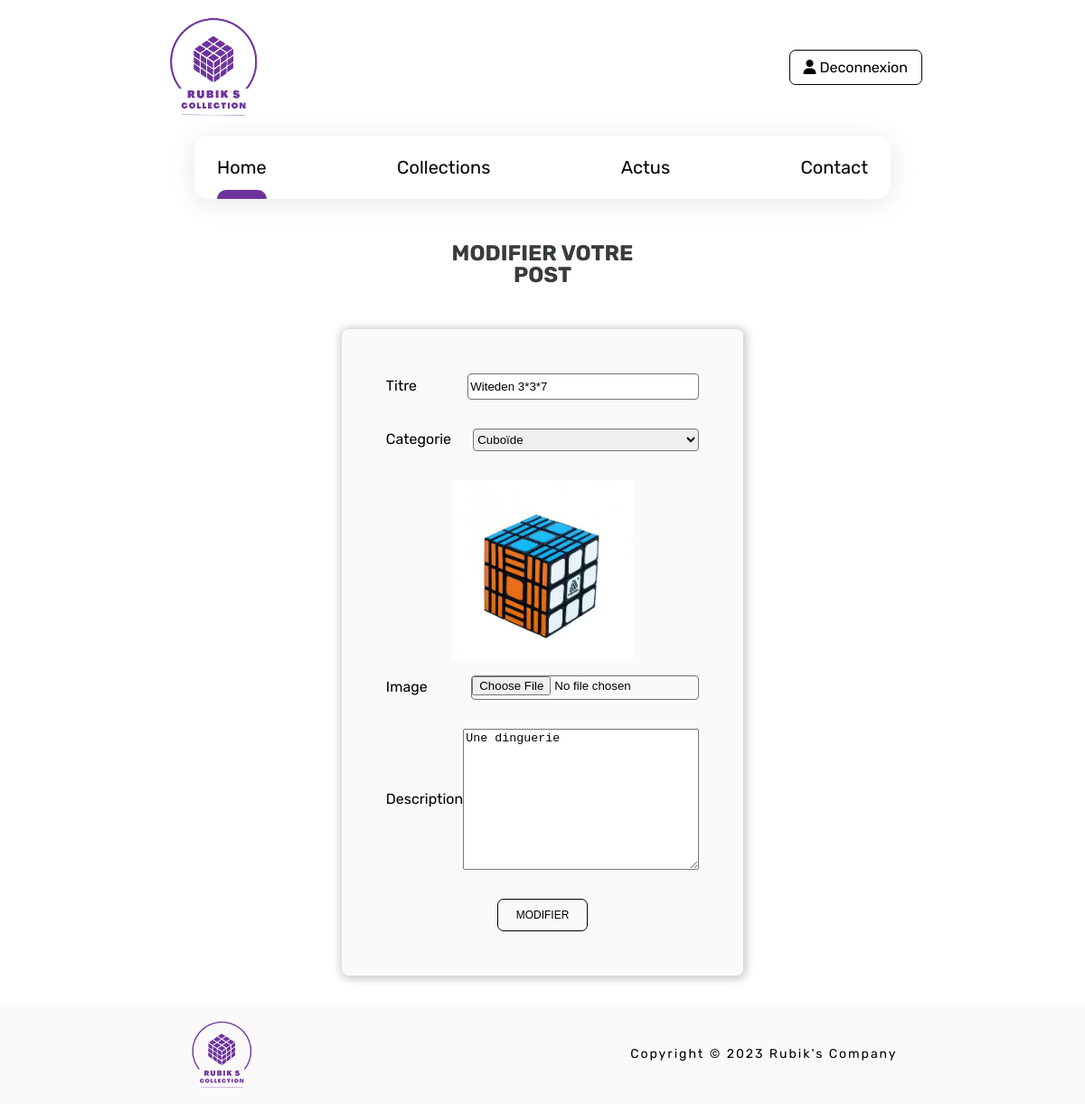
Screenshot of /views/update_post.php?id=2 (signed in) with the database file from the repository.
### tables this page shows
CREATE TABLE `article` (
  `id` int(11) NOT NULL AUTO_INCREMENT,
  `timestamp` timestamp NOT NULL DEFAULT CURRENT_TIMESTAMP,
  `user_id` int(11) NOT NULL,
  `categorie_id` int(11) NOT NULL,
  `title` VARCHAR(255) NOT NULL,
  `image` VARCHAR(255) NOT NULL,
  `description` text NOT NULL,
    PRIMARY KEY (`id`),
  KEY `FK_Article_Categorie` (`categorie_id`),
  KEY `FK_Article_Users` (`user_id`),
  CONSTRAINT `FK_Article_Categorie` FOREIGN KEY (`categorie_id`) REFERENCES `categorie` (`id`),
  CONSTRAINT `FK_Article_Users` FOREIGN KEY (`user_id`) REFERENCES `users` (`id`)
);

### api/requete.php (called while the page is built, shortened)
<?php
function fetch_all(string $sql, PDO $bdd)
{
    $stmt = $bdd->prepare($sql);
    $stmt->execute();
    $result = $stmt->fetchAll(PDO::FETCH_ASSOC);
    return $result;
}
function fetch_id(PDO $bdd, string $sql, int $id)
{
    $stmt = $bdd->prepare($sql);
    $stmt->bindValue(':id', $id, PDO::PARAM_INT);
    $stmt->execute();
    $result = $stmt->fetch(PDO::FETCH_ASSOC);
    return $result;
}
function allCategorie(PDO $bdd): array
{
    $sql = "SELECT *
    FROM categorie";
    return fetch_all($sql, $bdd);
}
function articleById(PDO $bdd, int $id)
{
    $sql = "SELECT a.timestamp, u.nom, u.prenom, a.image, a.title, a.description, a.user_id, c.name
    FROM article AS a
    INNER JOIN categorie AS c
    ON a.categorie_id = c.id
    INNER JOIN users AS u
    ON a.user_id = u.id
    WHERE a.id = :id";
    return fetch_id($bdd, $sql, $id);
}

### views/update_post.php (the view, shortened to what this page needs)
<?php
require_once 'nav.php';
$id = $_GET['id'];
$articleById = [];
if (preg_match('#^([0-9]+)$#', $id, $matches)) {
    $id = intval($matches[1]);
    $articleById = articleById($bdd, $id);
}
if (isset($_SESSION['user_id']) && !empty($articleById) && $_SESSION['user_id'] === $articleById['user_id']) {
    $allCat = allCategorie($bdd);
?>
    <main>
        <section id="update-post">
            <h1>Modifier votre post</h1>
            <form action="../moteur/update_post.php" method="POST" id='form-post' enctype="multipart/form-data">
                <div class="form-control">
                    <label for="titre">Titre</label>
                    <input type="text" name="titre" id="titre" value="<?= $articleById['title'] ?>">
                </div>
                <div class="form-control">
                    <label for="categorie">Categorie</label>
                    <select name="categorie" id="categorie">
                        <?php foreach ($allCat as $cat) { ?>
                            <option value="<?= $cat['id'] ?>" <?= $cat['name'] === $articleById['name'] ? 'selected' : '' ?>><?= $cat['name'] ?></option>
                        <?php } ?>
                    </select>
                </div>
                <img src="../public/img/article/<?= $articleById['image'] ?>" alt="Une image de Rubik's cube">
                <div class="form-control">
                    <label for="image">Image</label>
                    <input type="file" id="image" name="image">
                </div>
                <div class=" form-control">
                    <label for="description">Description</label>
                    <textarea id="description" name="description" cols="30" rows="10"><?= $articleById['description'] ?></textarea>
                </div>
                <button type="submit" class="btn">Modifier</button>
            </form>
        </section>
    </main>
<?php
    require_once 'footer.php';
} else {
    header('Location:../moteur/destroy.php');
}
?>

### public/css/style.css (style rules this page uses)
html, body, div, span, applet, object, iframe, h1, h2, h3, h4, h5, h6, p, blockquote, pre, a, abbr, acronym, address, big, cite, code, del, dfn, em, img, ins, kbd, q, s, samp, small, strike, strong, sub, sup, tt, var, b, u, i, center, dl, dt, dd, ol, ul, li, fieldset, form, label, legend, table, caption, tbody, tfoot, thead, tr, th, td, article, aside, canvas, details, embed, figure, figcaption, footer, header, hgroup, menu, nav, output, ruby, section, summary, time, mark, audio, video { margin: 0; padding: 0; border: 0; font-size: 100%; font: inherit; vertical-align: baseline; text-decoration: none; color: black; }
article, aside, details, figcaption, figure, footer, header, hgroup, menu, nav, section { display: block; }
body { line-height: 1; overflow-x: hidden; }
body { font-family: "rubik"; overflow-x: hidden; position: relative; margin: 0; }
html { scroll-behavior: smooth; }
main { max-width: 70vw; margin: 0 auto; }
.btn { padding: 10px 20px; color: black; font-size: 12px; border: 1px solid black; display: inline-block; transition: all 0.3s; text-transform: uppercase; background: none; border-radius: 7px; }
h1, h2 { text-transform: uppercase; margin-left: 25%; width: 30%; text-align: center; }
h1 { font-size: 40px; font-weight: 700; color: #383b3c; margin-bottom: 2rem; }
#login, #create-account, #create-post, #update-post { display: flex; justify-content: center; align-items: center; flex-direction: column; gap: 2rem; margin: 2rem auto; }
#login h1, #create-account h1, #create-post h1, #update-post h1 { font-size: 24px; margin: 1rem auto; }
#login form, #create-account form, #create-post form, #update-post form { display: flex; justify-content: center; align-items: center; flex-direction: column; gap: 1rem; padding: 3rem; background-color: #fafafa; border: 1px solid #fafafa; border-radius: 7px; box-shadow: 1px 1px 10px 3px rgba(0, 0, 0, 0.2); width: max-content; }
#login form div, #create-account form div, #create-post form div, #update-post form div { width: 100%; display: flex; justify-content: space-between; align-items: center; flex-direction: row; position: relative; padding-bottom: 1rem; }
#login form select, #login form input:not(input[type=submit]), #create-account form select, #create-account form input:not(input[type=submit]), #create-post form select, #create-post form input:not(input[type=submit]), #update-post form select, #update-post form input:not(input[type=submit]) { height: 25px; width: 250px; border-radius: 4px; border: 1px solid #6C757D; margin-left: 1rem; }
#update-post img { max-width: 200px; }

### rows the page displays
article: titre "Witeden 3*3*7", image (picture), description "Une dinguerie"

### other values shown
form field categorie "Cuboïde"
